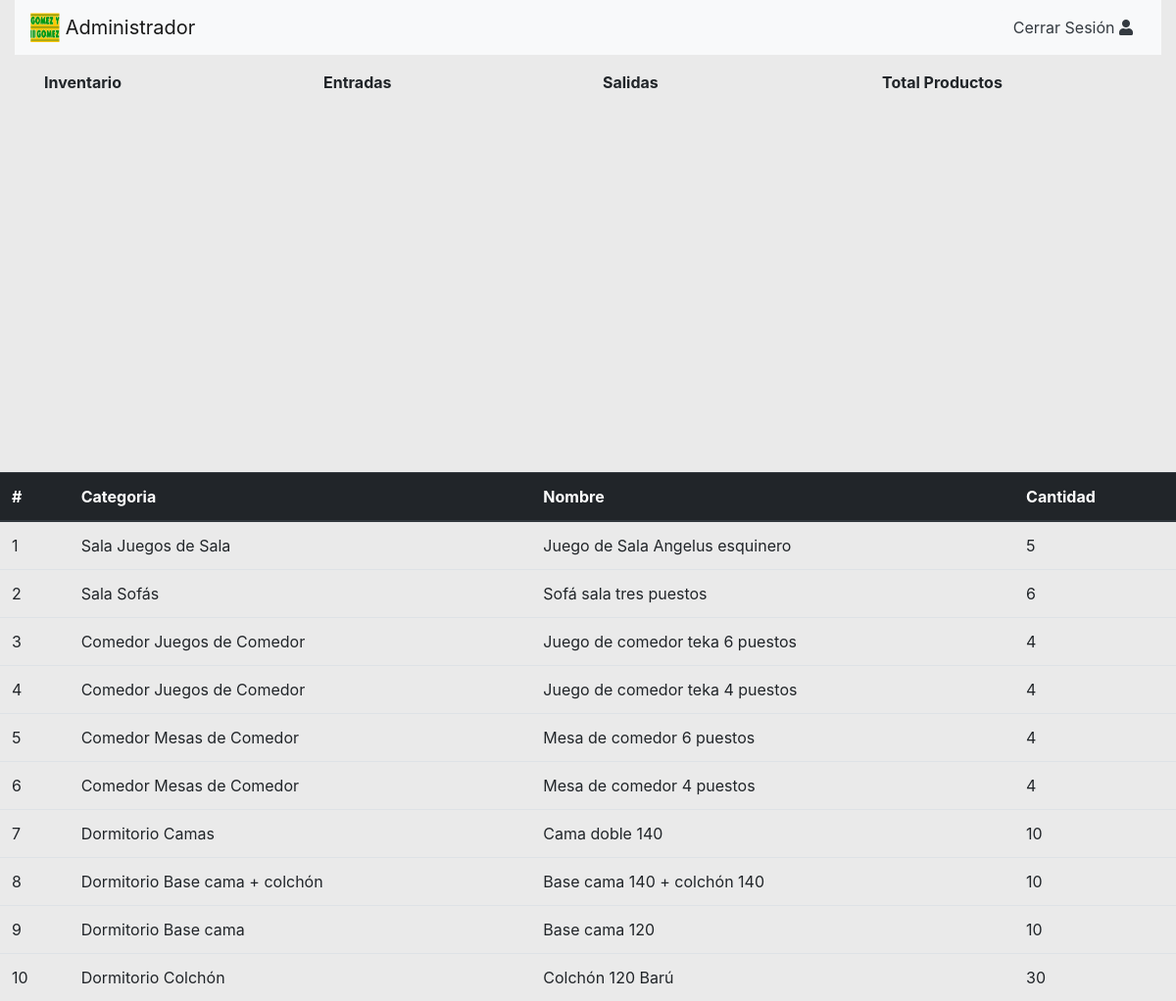
Page /admin.php (signed in) on the committed database.
### tables this page shows
CREATE TABLE `Producto` (
    `id_producto` INT(11) NOT NULL , 
	`codigo` VARCHAR(100) NOT NULL , 
	`categoria` INT(11) NOT NULL , 
	`proveedor` INT,
    `nombre` VARCHAR(200) NOT NULL , 
    `descripcion` VARCHAR(200),
	`valor_unit` NUMERIC, 
	`unidad` VARCHAR(100) NOT NULL , 
	`cantidad` NUMERIC, 
	`cant_min` NUMERIC, 
	`impuesto` NUMERIC, 
	`descuento` NUMERIC, 
	`estado` INT,
	`detalle` VARCHAR(200),
	`fecha_stock` DATE, 
	`ultima_mod` DATE
    );

CREATE TABLE `Categoria_producto` (
    `id_categoria` INT(11) NOT NULL , 
    `nombre` VARCHAR(200) NOT NULL , 
    `descripcion` VARCHAR(200) NOT NULL , 
    `estado` INT NOT NULL 
    );

### database.php (called while the page is built)
<?php
class Database{
    private $host;
    private $db;
    private $user;
    private $password;
    private $charset;
    public function __construct(){
        $this->host = 'localhost';
        $this->db = 'bdwstock';
        $this->user = 'root';
        $this->password = '';
        $this->charset = 'utf8mb4';
    }
    function connect(){
        try{
            $connection = "mysql:host=" . $this->host . ";dbname=" . $this->db . ";charset=" . $this->charset;
            $options = [
                PDO::ATTR_ERRMODE            => PDO::ERRMODE_EXCEPTION,
                PDO::ATTR_EMULATE_PREPARES   => false,
            ];
            $pdo = new PDO($connection, $this->user, $this->password, $options);
            return $pdo;
        }catch(PDOException $e){
            print_r('Error connection: ' . $e->getMessage());
        }
    }
}
?>

### admin.php (the view, shortened to what this page needs)
<?php
   include_once 'database.php';
    $db = new Database();
    $query = $db->connect()->prepare('SELECT producto.id_producto, categoria_producto.nombre as nom_cat, producto.nombre, producto.cantidad FROM producto INNER JOIN categoria_producto ON producto.categoria = categoria_producto.id_categoria');
    $query->execute();
    $productos = $query->fetchAll(PDO::FETCH_ASSOC);
?>
<!DOCTYPE html>
<html>
<head>
	<link rel="stylesheet" href="https://stackpath.bootstrapcdn.com/bootstrap/4.1.3/css/bootstrap.min.css">
	<link rel="stylesheet" href="https://use.fontawesome.com/releases/v5.6.1/css/all.css">
    <link rel="stylesheet" href="/web-stock/css/login.css">
</head>
<body>
<div class="container-fluid">
<nav class="navbar navbar-light bg-light">
  <a class="navbar-brand" href="#">
    <img src="/web-stock/img/logo-gyg.png" alt="Logo" height="30px" width="30" class="d-inline-block align-top" alt="">
    Administrador
  </a>
  <ul class="navbar-nav ml-auto">
                <li>
                  <a class="btn btn-light btn-outline-light btn-default btn-circle bg-light text-dark collapsed"  style="margin-left: 5px" href="/web-stock/cerrar_sesion.php" >Cerrar Sesión  <i class="fas fa-user"></i></a>
                </li>
              </ul>
</nav>
<div class="container">
  <div class="row">
    <div class="col-6 col-sm-3"><strong>Inventario</strong></div>
    <div class="col-6 col-sm-3"><strong>Entradas</strong></div>
    <div class="col-6 col-sm-3"><strong>Salidas</strong></div>
    <div class="col-6 col-sm-3"><strong>Total Productos</strong></div>
  </div>
</div>
</div>
<table class="table" id="TablaReporte">
  <thead class="thead-dark table-striped" >
    <tr>
      <th scope="col">#</th>
      <th scope="col">Categoria</th>
      <th scope="col">Nombre</th>
      <th scope="col">Cantidad</th>
    </tr>
  </thead>
  <tbody>
    <?php
        foreach($productos as $producto){
    ?>
    <tr>
        <td><?php echo $producto['id_producto']?></td>
        <td><?php echo $producto['nom_cat']?></td>
        <td><?php echo $producto['nombre']?></td>
        <td><?php echo $producto['cantidad']?></td>
    </tr>
    <?php
        }
    ?>
    <div id="chartContainer" style="height: 370px; width: 100%;"></div>
  </tbody>
</table>
</body>
</html>

### css/login.css (style rules this page uses)
body, html { margin: 0; padding: 0; height: 100%; background: #EAEAEA !important; }

### rows in the picture
producto: id_producto "1", categoria.nombre "Sala Juegos de Sala", nombre "Juego de Sala Angelus esquinero", cantidad "5"
producto: id_producto "2", categoria.nombre "Sala Sofás", nombre "Sofá sala tres puestos", cantidad "6"
producto: id_producto "3", categoria.nombre "Comedor Juegos de Comedor", nombre "Juego de comedor teka 6 puestos", cantidad "4"
producto: id_producto "4", categoria.nombre "Comedor Juegos de Comedor", nombre "Juego de comedor teka 4 puestos", cantidad "4"
producto: id_producto "5", categoria.nombre "Comedor Mesas de Comedor", nombre "Mesa de comedor 6 puestos", cantidad "4"
producto: id_producto "6", categoria.nombre "Comedor Mesas de Comedor", nombre "Mesa de comedor 4 puestos", cantidad "4"
producto: id_producto "7", categoria.nombre "Dormitorio Camas", nombre "Cama doble 140", cantidad "10"
producto: id_producto "8", categoria.nombre "Dormitorio Base cama + colchón", nombre "Base cama 140 + colchón 140", cantidad "10"
producto: id_producto "9", categoria.nombre "Dormitorio Base cama", nombre "Base cama 120", cantidad "10"
producto: id_producto "10", categoria.nombre "Dormitorio Colchón", nombre "Colchón 120 Barú", cantidad "30"
